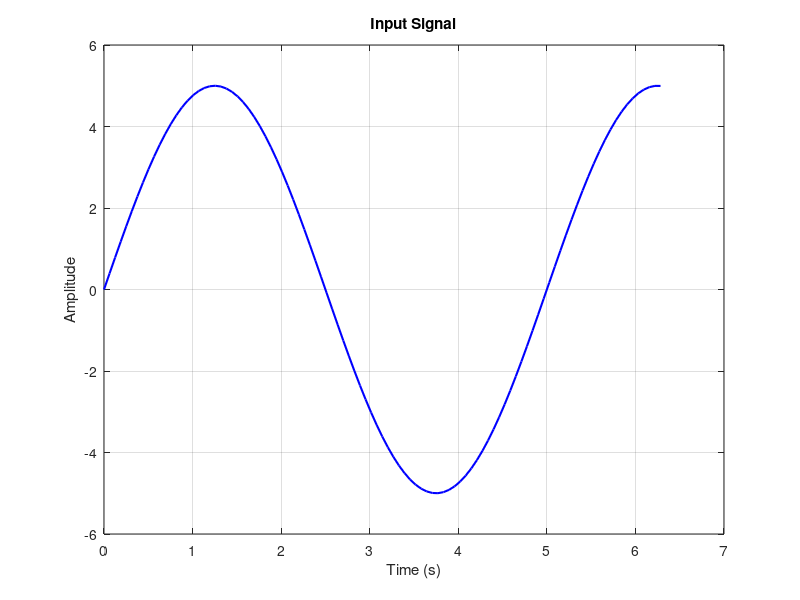
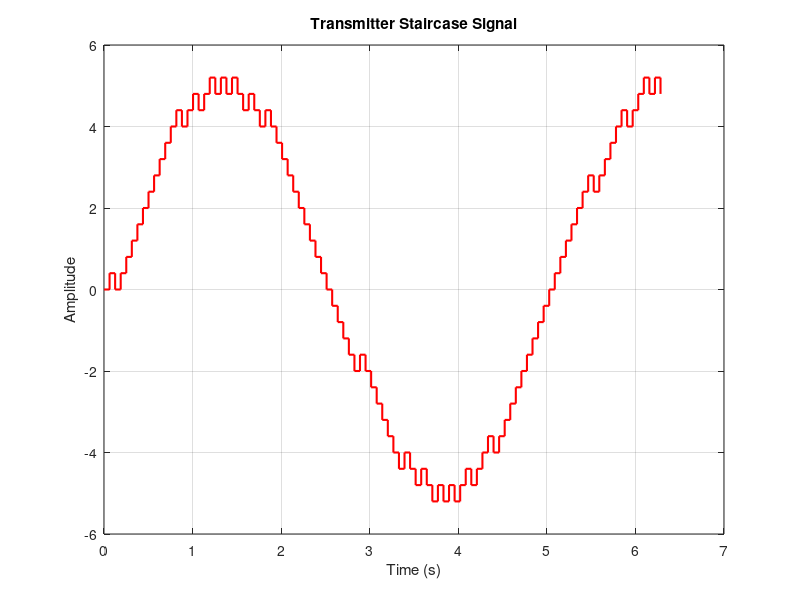
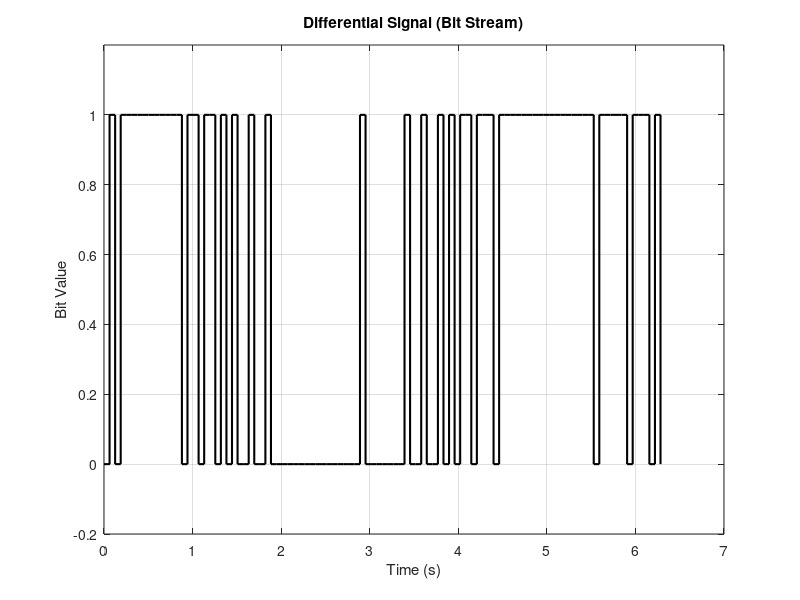
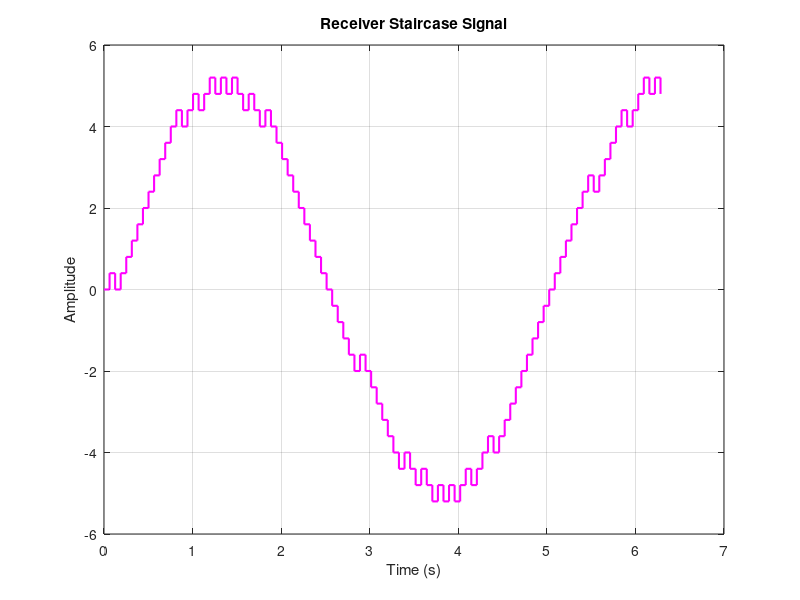

Here is the MATLAB script that generated these plots, in order:
clc;
clear;
close all;

%% Transmitter: Differential Delta Modulation
% Define time vector and message signal
t = 0:2*pi/100:2*pi;            % Time vector over one period
x = 5 * sin(2*pi*t/5);          % Message signal (5V peak, 5Hz frequency)

% Parameters
del = 0.4;                     % Step size
N = length(x);                 % Number of samples
xr = zeros(1, N);              % Staircase approximation (transmitter)
y = zeros(1, N);               % Differential bit stream (0/1)
xr(1) = 0;                     % Initial condition

% Differential Delta Modulation: Compare current message sample with previous reconstruction
for i = 1:N-1
    if x(i) >= xr(i)
        d = 1;             % Output bit 1
        xr(i+1) = xr(i) + del;
    else
        d = 0;             % Output bit 0
        xr(i+1) = xr(i) - del;
    end
    y(i+1) = d;
end

%% Receiver: Differential Delta Demodulation
% Reconstruct the signal from the bit stream (using same step size)
xr_demod = zeros(1, N);  
xr_demod(1) = 0;
for i = 1:N-1
    if y(i+1) == 1
        xr_demod(i+1) = xr_demod(i) + del;
    else
        xr_demod(i+1) = xr_demod(i) - del;
    end
end

%% Low-Pass Filtering: Smooth the Demodulated Staircase
Fs = 1/(t(2)-t(1));              % Sampling frequency
Fc = 0.5;                        % Cutoff frequency (Hz), adjust as needed
[b, a] = butter(4, Fc/(Fs/2), 'low');  
xr_demod_filt = filtfilt(b, a, xr_demod);  % Zero-phase filtering

%  1: Input Signal (Original Message)
figure;
plot(t, x, 'b', 'LineWidth', 1.5);
title('Input Signal');
xlabel('Time (s)'); ylabel('Amplitude');
grid on;

%  2: Transmitter Staircase Signal (Delta Modulated)
figure;
stairs(t, xr, 'r', 'LineWidth', 1.5);
title('Transmitter Staircase Signal');
xlabel('Time (s)'); ylabel('Amplitude');
grid on;

%  3: Differential Signal (Bit Stream)
figure;
stairs(t, y, 'k', 'LineWidth', 1.5);
title('Differential Signal (Bit Stream)');
xlabel('Time (s)'); ylabel('Bit Value');
ylim([-0.2 1.2]);
grid on;

%  4: Receiver Staircase Signal (Demodulated)
figure;
stairs(t, xr_demod, 'm', 'LineWidth', 1.5);
title('Receiver Staircase Signal');
xlabel('Time (s)'); ylabel('Amplitude');
grid on;

%  5: Final Output (After LPF)
figure;
plot(t, xr_demod_filt, 'g', 'LineWidth', 1.5);
title('Final Output (Low-Pass Filtered)');
xlabel('Time (s)'); ylabel('Amplitude');
grid on;
